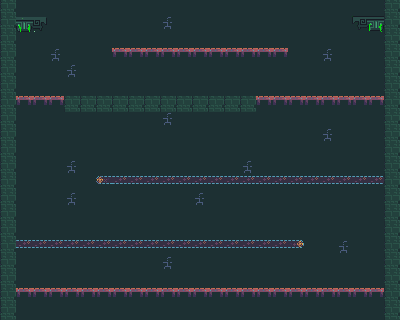

The image is a tile-based game level rendered from a .tmx file. Its description and source (layers, tilesets, objects; grid data summarised) follow:
An orthogonal 25x20 tile map with 16x16 px tiles, 5 tile layers (Background, Background2:ElectricBoogaloo, OneSidedPlatforms, Platforms, ...), 2 tilesets and 12 objects.

<map version="1.0" tiledversion="1.1.2" orientation="orthogonal" renderorder="right-up" width="25" height="20" tilewidth="16" tileheight="16" infinite="0" nextobjectid="1">
 <tileset firstgid="1" source="../tile1.tsx" />
 <tileset firstgid="65" name="sketches1-0 tiles and monsters" tilewidth="16" tileheight="16" tilecount="64" columns="8">
  <image source="../../Assets/Images/sketches2- tiles and monsters.png" width="128" height="128" />
  <tile id="2">
   <objectgroup draworder="index">
    <object id="1" x="0" y="0" width="16" height="3" />
   </objectgroup>
  </tile>
  <tile id="3">
   <objectgroup draworder="index">
    <object id="2" x="0" y="0" width="16" height="16" />
   </objectgroup>
  </tile>
  <tile id="4">
   <objectgroup draworder="index">
    <object id="1" x="0" y="0" width="16" height="16" />
   </objectgroup>
  </tile>
  <tile id="5">
   <objectgroup draworder="index">
    <object id="1" x="0" y="0" width="16" height="16" />
   </objectgroup>
  </tile>
  <tile id="8">
   <objectgroup draworder="index">
    <object id="1" x="0" y="0" width="16" height="16" />
   </objectgroup>
  </tile>
  <tile id="9">
   <objectgroup draworder="index">
    <object id="1" x="0" y="0" width="16" height="16" />
   </objectgroup>
  </tile>
  <tile id="10">
   <objectgroup draworder="index">
    <object id="1" x="0" y="0" width="16" height="16" />
   </objectgroup>
  </tile>
  <tile id="19">
   <objectgroup draworder="index">
    <object id="1" x="0" y="0" width="16" height="8" />
   </objectgroup>
   <animation>
    <frame tileid="19" duration="200" />
    <frame tileid="29" duration="200" />
   </animation>
  </tile>
  <tile id="20">
   <objectgroup draworder="index">
    <object id="2" x="0" y="0" width="16" height="8" />
   </objectgroup>
   <animation>
    <frame tileid="20" duration="200" />
    <frame tileid="30" duration="200" />
   </animation>
  </tile>
  <tile id="21">
   <objectgroup draworder="index">
    <object id="1" x="0" y="0" width="16" height="8" />
   </objectgroup>
   <animation>
    <frame tileid="21" duration="200" />
    <frame tileid="31" duration="200" />
   </animation>
  </tile>
  <tile id="22">
   <objectgroup draworder="index">
    <object id="1" x="0" y="0" width="16" height="16" />
   </objectgroup>
  </tile>
  <tile id="36">
   <objectgroup draworder="index">
    <object id="1" x="0" y="0" width="16" height="4" />
   </objectgroup>
  </tile>
 </tileset>
 <layer name="Background" width="25" height="20">
  <data>[500 cells, 500 non-empty, 1 distinct tile ids]</data>
 </layer>
 <layer name="Background2:ElectricBoogaloo" width="25" height="20">
  <data>[500 cells, 52 non-empty, 2 distinct tile ids]</data>
 </layer>
 <layer name="OneSidedPlatforms" width="25" height="20">
  <data>[500 cells, 46 non-empty, 2 distinct tile ids]</data>
 </layer>
 <layer name="Platforms" width="25" height="20">
  <data>[500 cells, 52 non-empty, 8 distinct tile ids]</data>
 </layer>
 <layer name="Foreground" width="25" height="20">
  <data>[500 cells, 0 non-empty, 0 distinct tile ids]</data>
 </layer>
</map>
